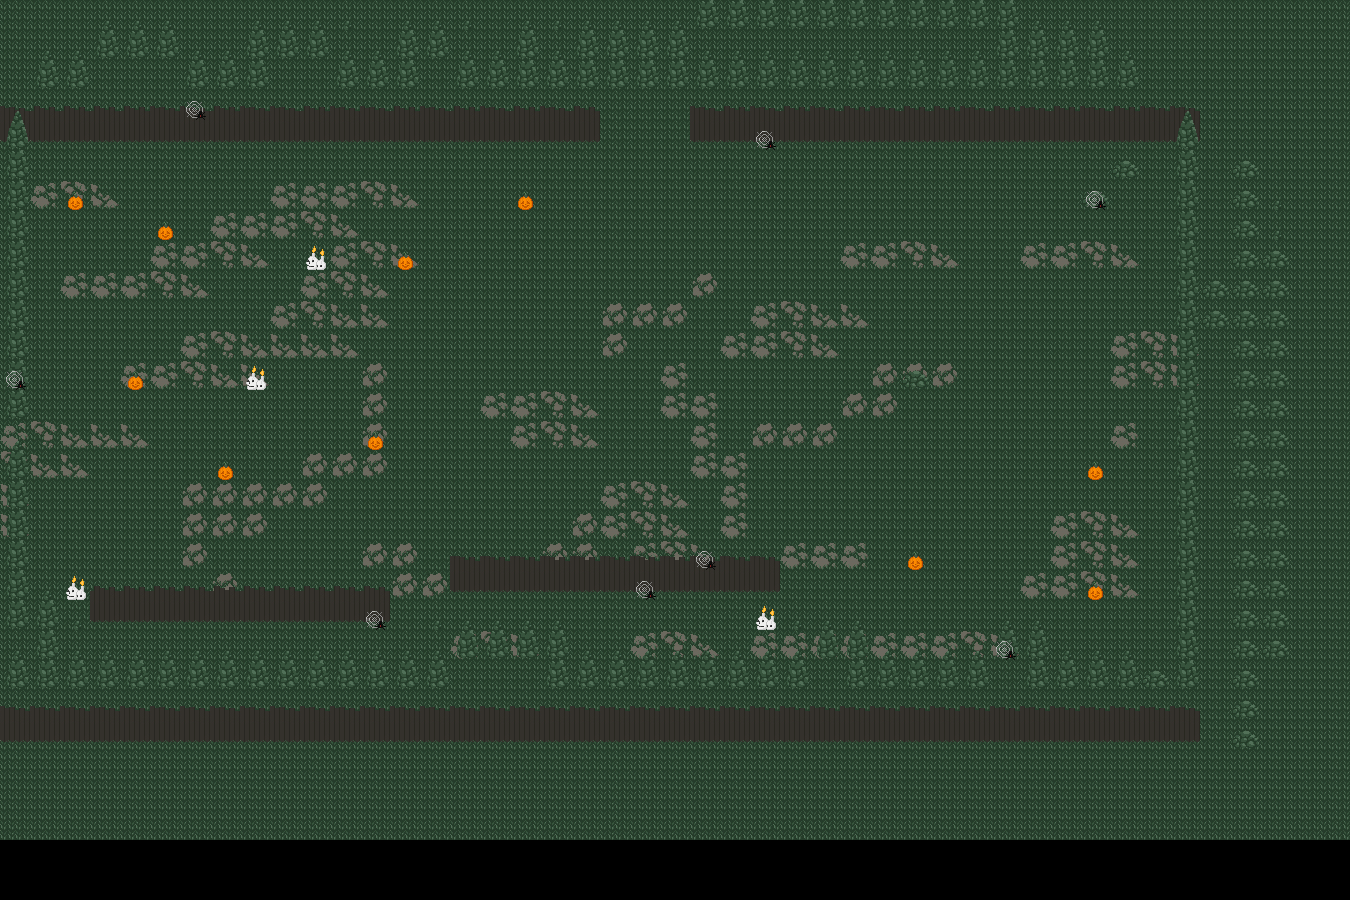

Tiled map render using the project's own tile images. Description and the map definition, with tile-layer contents summarised, below:
An orthogonal 45x30 tile map with 30x30 px tiles, 4 tile layers (Base, Middle, Top, Decorations), 2 tilesets and 32 objects.

<map version="1.0" tiledversion="1.0.3" orientation="orthogonal" renderorder="right-down" width="45" height="30" tilewidth="30" tileheight="30" nextobjectid="33">
 <tileset firstgid="1" name="BaseTiles" tilewidth="30" tileheight="30" tilecount="12" columns="4">
  <image source="BaseTilesets.png" trans="ffffff" width="120" height="90" />
 </tileset>
 <tileset firstgid="13" name="DecoTiles" tilewidth="30" tileheight="30" tilecount="60" columns="12">
  <image source="DecoTilesets.png" trans="ffffff" width="360" height="158" />
  <tile id="0">
   <animation>
    <frame tileid="0" duration="100" />
    <frame tileid="1" duration="100" />
    <frame tileid="2" duration="100" />
    <frame tileid="3" duration="100" />
   </animation>
  </tile>
 </tileset>
 <layer name="Base" width="45" height="30">
  <data>[1350 cells, 1260 non-empty, 7 distinct tile ids]</data>
 </layer>
 <layer name="Middle" width="45" height="30">
  <data>[1350 cells, 219 non-empty, 7 distinct tile ids]</data>
 </layer>
 <layer name="Top" width="45" height="30">
  <data>[1350 cells, 294 non-empty, 11 distinct tile ids]</data>
 </layer>
 <layer name="Decorations" width="45" height="30">
  <data>[1350 cells, 9 non-empty, 3 distinct tile ids]</data>
 </layer>
 <objectgroup name="Borders">
  <object id="1" x="0" y="104.667" width="600" height="38.6667" />
  <object id="2" x="693.333" y="108.667" width="506.667" height="36" />
  <object id="3" x="1180.25" y="143.167" width="30.6667" height="546.667" />
  <object id="4" x="5.33333" y="648.667" width="1160" height="32" />
  <object id="5" x="448.667" y="556.667" width="329.333" height="34" />
  <object id="6" x="93" y="586" width="299" height="35" />
  <object id="7" x="458" y="622" width="109" height="29" />
  <object id="8" x="753" y="604" width="23" height="30" />
  <object id="9" x="903" y="550" width="25" height="24" />
  <object id="10" x="363" y="431" width="20" height="22" />
  <object id="11" x="215" y="461" width="21" height="22" />
  <object id="12" x="246" y="365" width="20" height="28" />
  <object id="13" x="301" y="242" width="28" height="29" />
  <object id="14" x="395" y="251" width="23" height="20" />
  <object id="15" x="516" y="187" width="18" height="25" />
  <object id="16" x="154" y="222" width="21" height="16" />
  <object id="17" x="64" y="195" width="23" height="16" />
  <object id="18" x="123" y="373" width="25" height="14" />
  <object id="19" x="68" y="581" width="18" height="23" />
  <object id="20" x="-7.58333" y="143.583" width="34.6667" height="504" />
  <object id="21" x="37" y="598.5" width="18.5" height="49.5" />
  <object id="22" x="1118.25" y="161.5" width="16.25" height="17.75" />
  <object id="23" x="601" y="91" width="95" height="23" />
  <object id="24" x="1084.33" y="461.333" width="19.6667" height="19.3333" />
  <object id="25" x="1085" y="582.333" width="20" height="19" />
 </objectgroup>
 <objectgroup name="Coordinates">
  <object id="26" x="613.333" y="380.333">
   <properties>
    <property name="Spawnpoint" value="Pile" />
   </properties>
  </object>
  <object id="27" x="740" y="362">
   <properties>
    <property name="Spawnpoint" value="Player" />
   </properties>
  </object>
  <object id="28" x="643" y="158">
   <properties>
    <property name="Spawnpoint" value="Enemy" />
   </properties>
  </object>
  <object id="29" x="330" y="553">
   <properties>
    <property name="Spawnpoint" value="Enemy" />
   </properties>
  </object>
  <object id="30" x="1139" y="590">
   <properties>
    <property name="Spawnpoint" value="Enemy" />
   </properties>
  </object>
  <object id="31" x="64.3333" y="410">
   <properties>
    <property name="Spawnpoint" value="Enemy" />
   </properties>
  </object>
  <object id="32" x="59" y="530.667">
   <properties>
    <property name="Spawnpoint" value="Enemy" />
   </properties>
  </object>
 </objectgroup>
</map>